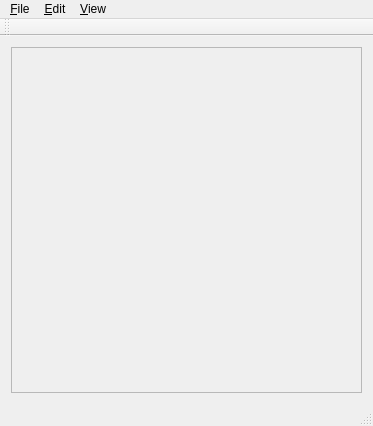
<?xml version="1.0" encoding="UTF-8"?>
<ui version="4.0">
 <class>MainWindow</class>
 <widget class="QMainWindow" name="MainWindow">
  <property name="geometry">
   <rect>
    <x>0</x>
    <y>0</y>
    <width>373</width>
    <height>426</height>
   </rect>
  </property>
  <property name="sizePolicy">
   <sizepolicy hsizetype="Preferred" vsizetype="Preferred">
    <horstretch>0</horstretch>
    <verstretch>0</verstretch>
   </sizepolicy>
  </property>
  <property name="windowTitle">
   <string>ZDoList</string>
  </property>
  <widget class="QWidget" name="centralWidget">
   <layout class="QVBoxLayout" name="verticalLayout">
    <item>
     <widget class="QScrollArea" name="scrollArea">
      <property name="widgetResizable">
       <bool>true</bool>
      </property>
     </widget>
    </item>
   </layout>
  </widget>
  <widget class="QMenuBar" name="menuBar">
   <property name="geometry">
    <rect>
     <x>0</x>
     <y>0</y>
     <width>373</width>
     <height>21</height>
    </rect>
   </property>
   <widget class="QMenu" name="menuFile">
    <property name="title">
     <string>&amp;File</string>
    </property>
    <addaction name="separator"/>
    <addaction name="actionPreferences"/>
    <addaction name="actionAbout"/>
    <addaction name="actionExit"/>
   </widget>
   <widget class="QMenu" name="menuEdit">
    <property name="title">
     <string>&amp;Edit</string>
    </property>
    <addaction name="actionNew_context"/>
    <addaction name="actionNew_project"/>
    <addaction name="actionNew_task"/>
   </widget>
   <widget class="QMenu" name="menuView">
    <property name="title">
     <string>&amp;View</string>
    </property>
    <addaction name="actionSort_by_context"/>
    <addaction name="actionSort_by_priority"/>
    <addaction name="actionSort_by_due_date"/>
    <addaction name="actionSort_by_priority_days_left"/>
    <addaction name="actionFilter_nonprioritized"/>
    <addaction name="separator"/>
    <addaction name="actionCollapsed"/>
    <addaction name="actionExpanded"/>
   </widget>
   <addaction name="menuFile"/>
   <addaction name="menuEdit"/>
   <addaction name="menuView"/>
  </widget>
  <widget class="QToolBar" name="mainToolBar">
   <attribute name="toolBarArea">
    <enum>TopToolBarArea</enum>
   </attribute>
   <attribute name="toolBarBreak">
    <bool>false</bool>
   </attribute>
  </widget>
  <widget class="QStatusBar" name="statusBar"/>
  <action name="actionPreferences">
   <property name="text">
    <string>&amp;Preferences</string>
   </property>
  </action>
  <action name="actionAbout">
   <property name="text">
    <string>&amp;About</string>
   </property>
  </action>
  <action name="actionExit">
   <property name="text">
    <string>&amp;Exit</string>
   </property>
   <property name="shortcut">
    <string>Ctrl+Q</string>
   </property>
  </action>
  <action name="actionNew_context">
   <property name="text">
    <string>&amp;New context</string>
   </property>
  </action>
  <action name="actionNew_project">
   <property name="text">
    <string>New &amp;project</string>
   </property>
  </action>
  <action name="actionNew_task">
   <property name="text">
    <string>N&amp;ew task</string>
   </property>
   <property name="shortcut">
    <string>Ctrl+N</string>
   </property>
  </action>
  <action name="actionSort_by_context">
   <property name="checkable">
    <bool>true</bool>
   </property>
   <property name="checked">
    <bool>true</bool>
   </property>
   <property name="text">
    <string>&amp;Sort by context</string>
   </property>
  </action>
  <action name="actionSort_by_priority">
   <property name="checkable">
    <bool>true</bool>
   </property>
   <property name="text">
    <string>Sort &amp;by priority</string>
   </property>
  </action>
  <action name="actionSort_by_due_date">
   <property name="checkable">
    <bool>true</bool>
   </property>
   <property name="text">
    <string>Sort by &amp;due date</string>
   </property>
  </action>
  <action name="actionFilter_nonprioritized">
   <property name="checkable">
    <bool>true</bool>
   </property>
   <property name="text">
    <string>Filter nonprioritized</string>
   </property>
  </action>
  <action name="actionSort_by_priority_days_left">
   <property name="checkable">
    <bool>true</bool>
   </property>
   <property name="text">
    <string>Sort by priority/days left</string>
   </property>
  </action>
  <action name="actionGroup_Projects">
   <property name="checkable">
    <bool>true</bool>
   </property>
   <property name="text">
    <string>Group Projects</string>
   </property>
  </action>
  <action name="actionCollapsed">
   <property name="text">
    <string>Collapse</string>
   </property>
  </action>
  <action name="actionExpanded">
   <property name="checked">
    <bool>false</bool>
   </property>
   <property name="text">
    <string>Expand</string>
   </property>
   <property name="toolTip">
    <string>Expand</string>
   </property>
  </action>
 </widget>
 <layoutdefault spacing="6" margin="11"/>
 <resources/>
 <connections/>
</ui>
